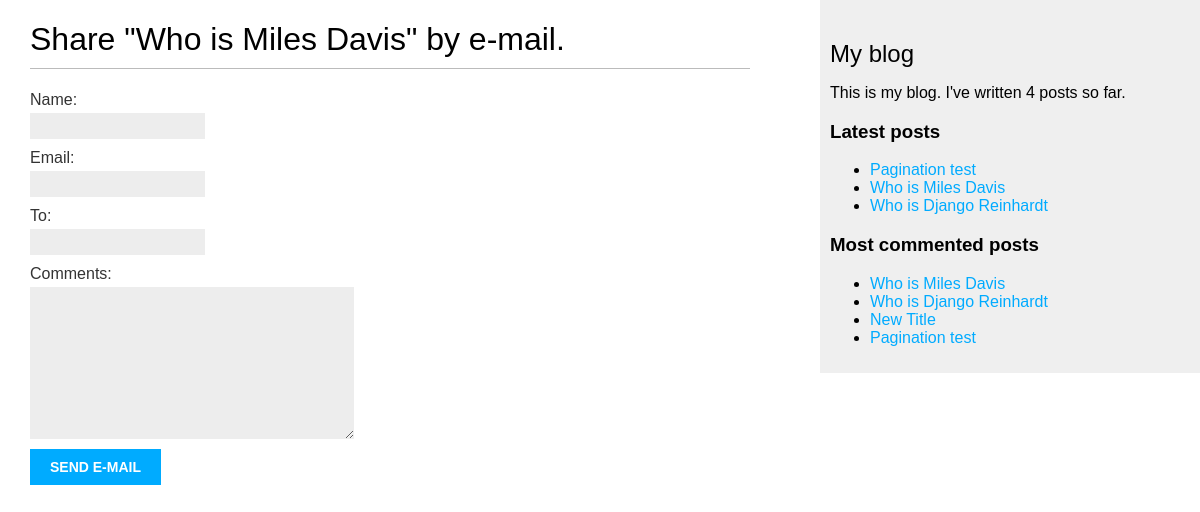
/blog/2/share/, run on an earlier commit of the app's database.
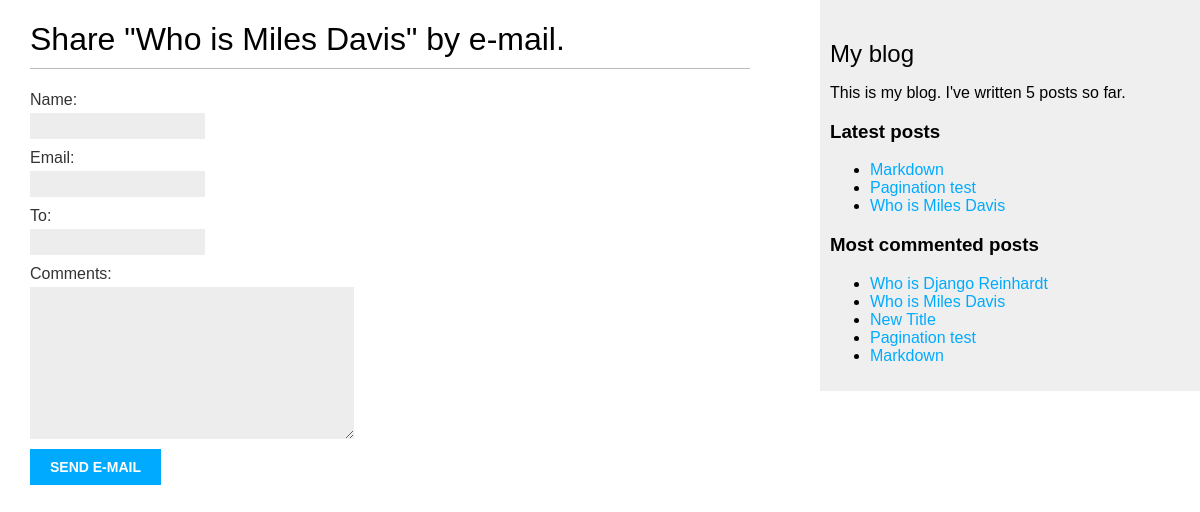
And on a later commit of the database.
### blog/models.py (models this page shows, shortened)
class Post(models.Model):
    class Status(models.TextChoices):
        DRAFT = 'DF', 'Draft'
        PUBLISHED = 'PB', 'Published'
    title = models.CharField(max_length=250)
    slug = models.SlugField(max_length=259,
                            unique_for_date='publish')
    author = models.ForeignKey(User,
                               on_delete=models.CASCADE,
                               related_name='blog_posts')
    body = models.TextField()
    publish = models.DateTimeField(default=timezone.now)
    created = models.DateTimeField(auto_now_add=True)
    updated = models.DateTimeField(auto_now=True)
    status = models.CharField(max_length=2,
                              choices=Status.choices,
                              default=Status.DRAFT)
    objects = models.Manager()
    published = PublishedManager()
    tags = TaggableManager()
    class Meta:
        ordering = ['-publish']
        indexes = [
            models.Index(fields=['-publish'])
        ]
    def get_absolute_url(self):
        return reverse('blog:post_detail',
                       args=[self.publish.year,
                             self.publish.month,
                             self.publish.day,
                             self.slug])

### blog/views.py (the view)
# urls.py: path('<int:post_id>/share/', views.post_share, name='post_share'),
def post_share(request, post_id):
    post = get_object_or_404(Post,
                             id=post_id,
                             status=Post.Status.PUBLISHED)
    sent = False
    if request.method == 'POST':
        form = EmailPostForm(request.POST)
        if form.is_valid():
            cd = form.cleaned_data
            post_url = request.build_absolute_uri(post.get_absolute_url())
            subject = f"{cd['name']} recommends you to read " \
                      f"\"{post.title}\""
            message = f"Read \"{post.title}\" at {post_url}\n\n" \
                      f"{cd['name']}\'s comments: {cd['comments']}"
            send_mail(subject=subject,
                      message=message,
                      from_email='mikolaj314django@gmail.com',
                      recipient_list=[cd['to']])
            sent = True
    else:
        form = EmailPostForm()
    return render(request,
                  template_name='blog/post/share.html',
                  context={'post': post,
                           'form': form,
                           'sent': sent})

### blog/forms.py
class EmailPostForm(forms.Form):
    name = forms.CharField(max_length=25)
    email = forms.EmailField()
    to = forms.EmailField()
    comments = forms.CharField(required=False, widget=forms.Textarea)

### blog/models.py (called while the page is built)
    def get_queryset(self):
        return super().get_queryset().\
            filter(status=Post.Status.PUBLISHED)

### blog/templatetags/blog_tags.py (called while the page is built)
@register.simple_tag
def total_posts():
    return Post.published.count()

@register.inclusion_tag('blog/post/latest_posts.html')
def show_latest_posts(count=5):
    latest_posts = Post.published.order_by('-publish')[:count]
    return {'latest_posts': latest_posts}

@register.simple_tag
def get_most_commented_posts(count=5):
    return Post.published.annotate(
        total_comments=Count('comments')
    ).order_by('-total_comments')[:count]

### blog/templates/blog/post/share.html (shortened to what this page needs)
{%  extends "blog/base.html" %}
{% block content %}
  {% if sent %}
    <h1>E-mail successfully sent</h1>
    <p>
      "{{ post.title }}" was successfully sent to {{ form.cleaned_data.to }}.
    </p>
  {% else %}
    <h1>Share "{{ post.title }}" by e-mail.</h1>
    <form method="post">
      {{ form.as_p }}
      <input type="submit" value="Send e-mail">
    </form>
  {% endif %}
{% endblock %}

### blog/templates/blog/base.html (shortened to what this page needs)
{% load blog_tags %}
{% load static %}
<!DOCTYPE html>
<html lang="en">
<head>
    <link href="{% static 'css/blog.css' %}" rel="stylesheet">
</head>
<body>
    <div id="content">
        {% block content %}
        {% endblock %}
    </div>
    <div id="sidebar">
        <h2>My blog</h2>
        <p>
            This is my blog.
            I've written {% total_posts %} posts so far.
        </p>
        <h3>Latest posts</h3>
        {% show_latest_posts 3 %}
        <h3>Most commented posts</h3>
        {% get_most_commented_posts as most_commented_posts %}
        <ul>
            {% for post in most_commented_posts %}
            <li>
                <a href="{{ post.get_absolute_url }}">{{ post.title }}</a>
            </li>
            {% endfor %}
        </ul>
    </div>
</body>
</html>

### blog/templates/blog/post/latest_posts.html
<ul>
  {% for post in latest_posts %}
    <li>
      <a href="{{ post.get_absolute_url }}">{{ post.title }}</a>
    </li>
  {% endfor %}
</ul>

### blog/static/css/blog.css (style rules this page uses)
body { margin:0; padding:0; font-family:helvetica, sans-serif; }
a { color:#00abff; text-decoration:none; }
h1 { font-weight:normal; border-bottom:1px solid #bbb; padding:0 0 10px 0; }
h2 { font-weight:normal; margin:30px 0 0; }
#content { float:left; width:60%; padding:0 0 0 30px; }
#sidebar { float:right; width:30%; padding:10px; background:#efefef; height:100%; }
label { float:left; clear:both; color:#333; margin-bottom:4px; }
input, textarea { clear:both; float:left; margin:0 0 10px; background:#ededed; border:0; padding:6px 10px; font-size:12px; }
input[type=submit] { font-weight:bold; background:#00abff; color:#fff; padding:10px 20px; font-size:14px; text-transform:uppercase; }

What changed in the data, as far as the page shows it:
no longer on one of the page's lists (row unchanged): Post: title "Who is Django Reinhardt"
added Post: title "Markdown"
shown differently, row unchanged: Post "Who is Django Reinhardt": moves up the list
Also different on the page:
text no longer shown: "4"
text now shown: "5"
